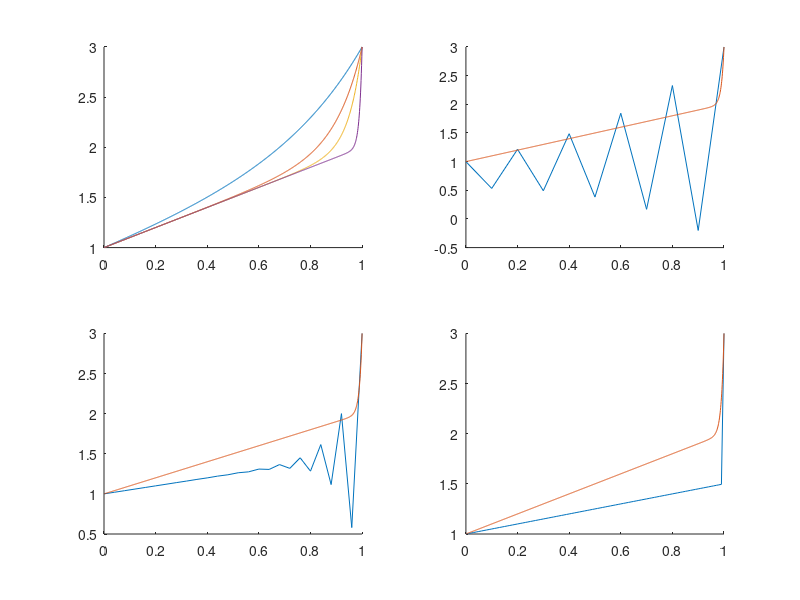

Recreate this plot in MATLAB.
clear; clc; close all;

% Description: Solves a PDE using finite difference method

alpha = 1;
beta = 3;
e = [0.3 0.1 0.05 0.01];
f = -1;

ufun = @(e,x) alpha + x + (beta - alpha - 1) .* ((exp(x/e)-1)./(exp(1/e)-1));

N = 1000;
x = linspace(0,1,N);
xq = x;

% Analytical Solution
figure(1)
subplot(2,2,1)
hold on
for i = 1:numel(e)
    plot(x,ufun(e(i),x))
end

% Finite Difference Solution

H = [1/10 1/25 1/100];
for i = 1:numel(H)
    h = H(i);
    e = 0.01;
    A = e/h^2 + 1/h;
    B = -2*e/h^2;
    C = e/h^2 - 1/h;
    
    x       = 0:h:1;
    N       = numel(x);
    u       = zeros(1,N);
    u(1)    = alpha;
    u(end)  = beta;
    
    Nu = N-2;
    Md = diag(B*ones(1,Nu),0);
    Ml = diag(A*ones(1,Nu-1),-1);
    Mu = diag(C*ones(1,Nu-1),1);
    
    M = Ml + Md +  Mu;
    
    b       = f*ones(1,Nu);
    b(1)    = b(1) - A*u(1);
    b(end)  = b(end) - C*u(end);
    
    u(2:end-1) = M\b';
    
    subplot(2,2,i+1)
    hold on
    plot(x,u)
    plot(xq,ufun(e,xq))
end
